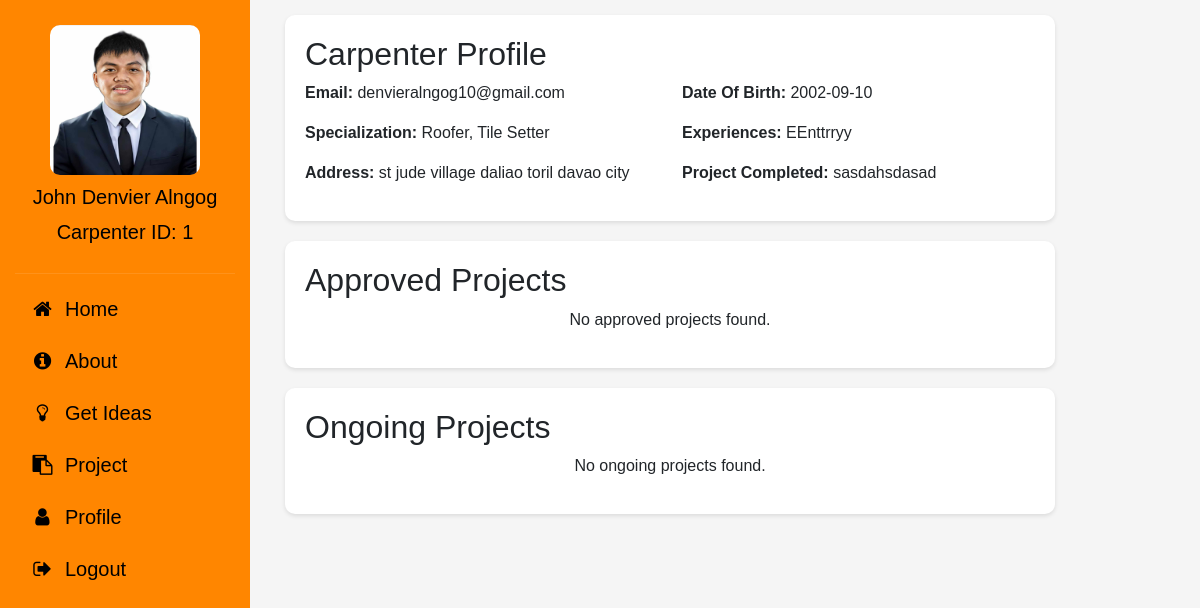
/profile.php (signed in), run on the app's committed database.
### tables this page shows
CREATE TABLE `carpenters` (
  `Carpenter_ID` int(11) NOT NULL,
  `First_Name` varchar(255) NOT NULL,
  `Last_Name` varchar(255) NOT NULL,
  `Phone_Number` bigint(11) NOT NULL,
  `Email` varchar(255) NOT NULL,
  `Address` varchar(255) NOT NULL,
  `Date_Of_Birth` date NOT NULL,
  `Experiences` varchar(255) NOT NULL,
  `Project_Completed` varchar(255) NOT NULL,
  `username` varchar(255) NOT NULL,
  `password` varchar(255) NOT NULL,
  `specialization` varchar(255) NOT NULL,
  `Photo` mediumblob NOT NULL
);

### profile.php (the view, shortened to what this page needs)
<?php
include('config.php');
$Carpenter_ID = $_SESSION['Carpenter_ID'];
$sql = "SELECT * FROM carpenters WHERE Carpenter_ID = ?";
$stmt = $conn->prepare($sql);
$stmt->bind_param("i", $Carpenter_ID);
$stmt->execute();
$result = $stmt->get_result();
$user = $result->fetch_assoc();
?>
<!DOCTYPE html>
<html lang="en">
<head>
    <link rel="stylesheet" href="https://cdnjs.cloudflare.com/ajax/libs/font-awesome/4.7.0/css/font-awesome.min.css">
    <link href="https://cdn.jsdelivr.net/npm/bootstrap@5.3.0/dist/css/bootstrap.min.css" rel="stylesheet">
</head>
<body>
    <div class="sidebar">
        <div class="profile-section">
            <?php
            if (isset($user['Photo']) && !empty($user['Photo'])) {
                echo '<img src="' . $user['Photo'] . '" class="profile-image" alt="Profile Picture">';
            } else {
                echo '<img src="assets/img/default-avatar.png" class="profile-image" alt="Default Profile Picture">';
            }
            ?>
            <h5><?php echo $user['First_Name'] . ' ' . $user['Last_Name']; ?></h5>
            <p>Carpenter ID: <?php echo $Carpenter_ID; ?></p>
        </div>
        <div class="nav">
            <a href="comment.php" class="nav-link">
                <i class="fa fa-home"></i>
                <span>Home</span>
            </a>
            <a href="about/index.html" class="nav-link">
                <i class="fa fa-info-circle"></i>
                <span>About</span>
            </a>
            <a href="#contact" class="nav-link">
                <i class="fa fa-lightbulb-o"></i>
                <span>Get Ideas</span>
            </a>
            <a href="plan.php" class="nav-link">
                <i class="fa fa-clipboard"></i>
                <span>Project</span>
            </a>
            <a href="profile.php" class="nav-link">
                <i class="fa fa-user"></i>
                <span>Profile</span>
            </a>
            <a href="logout.php" class="nav-link">
                <i class="fa fa-sign-out"></i>
                <span>Logout</span>
            </a>
        </div>
    </div>
    <div class="main-content">
        <div class="info-card">
            <h2>Carpenter Profile</h2>
            <div class="row">
                <div class="col-md-6">
                    <p><strong>Email:</strong> <?php echo $user['Email']; ?></p>
                    <p><strong>Specialization:</strong> <?php echo $user['specialization']; ?></p>
                    <p><strong>Address:</strong> <?php echo $user['Address']; ?></p>
                </div>
                <div class="col-md-6">
                    <p><strong>Date Of Birth:</strong> <?php echo $user['Date_Of_Birth']; ?></p>
                    <p><strong>Experiences:</strong> <?php echo $user['Experiences']; ?></p>
                    <p><strong>Project Completed:</strong> <?php echo $user['Project_Completed']; ?></p>
                </div>
            </div>
        </div>
        <div class="info-card">
            <h2>Approved Projects</h2>
            <div class="row">
                <?php
                $query = "SELECT pa.*, p.User_ID, p.Photo, p.plan_ID
                         FROM plan_approval pa
                         JOIN plan p ON pa.plan_ID = p.plan_ID
                         WHERE pa.Carpenter_ID = ?";
                $stmt = mysqli_prepare($conn, $query);
                mysqli_stmt_bind_param($stmt, "i", $Carpenter_ID);
                mysqli_stmt_execute($stmt);
                $result = mysqli_stmt_get_result($stmt);
                if ($result && mysqli_num_rows($result) > 0) {
                    while ($row = mysqli_fetch_assoc($result)) {
                        echo '<div class="col-md-4">';
                        echo '<div class="project-card">';
                        $userId = $row['User_ID'];
                        $userQuery = "SELECT First_Name, Last_Name FROM users WHERE User_ID = ?";
                        $userStmt = mysqli_prepare($conn, $userQuery);
                        mysqli_stmt_bind_param($userStmt, "i", $userId);
                        mysqli_stmt_execute($userStmt);
                        $userResult = mysqli_stmt_get_result($userStmt);
                        if ($userRow = mysqli_fetch_assoc($userResult)) {
                            echo "<p><strong>Client:</strong> {$userRow['First_Name']} {$userRow['Last_Name']}</p>";
                        }
                        $photoPath = $row['Photo'];
                        if (!empty($photoPath) && file_exists($photoPath)) {
                            echo "<img src='{$photoPath}' alt='Plan Photo' style='width: 100%; height: auto; margin-bottom: 10px;' onclick='openModal(this.src)'>";
                        }
                        echo "<a href='viewapprovedplan.php?plan_ID={$row['plan_ID']}' class='btn btn-primary w-100'>View Details</a>";
                        echo '</div>';
                        echo '</div>';
                    }
                } else {
                    echo "<p class='text-center w-100'>No approved projects found.</p>";
                }
                ?>
            </div>
        </div>
        <div class="info-card">
            <h2>Ongoing Projects</h2>
            <div class="row">
                <?php
                $query = "SELECT pa.*, p.User_ID, p.Photo, p.plan_ID, c.contract_ID, c.status
                          FROM plan_approval pa
                          JOIN plan p ON pa.plan_ID = p.plan_ID
                          JOIN contracts c ON p.plan_ID = c.plan_ID
                          WHERE pa.Carpenter_ID = ? AND c.Carpenter_ID = ?";
                $stmt = mysqli_prepare($conn, $query);
                mysqli_stmt_bind_param($stmt, "ii", $Carpenter_ID, $Carpenter_ID);
                mysqli_stmt_execute($stmt);
                $result = mysqli_stmt_get_result($stmt);
                if ($result && mysqli_num_rows($result) > 0) {
                    while ($row = mysqli_fetch_assoc($result)) {
                        echo '<div class="col-md-4">';
                        echo '<div class="project-card" style="background: white; padding: 20px; border-radius: 10px; box-shadow: 0 2px 4px rgba(0,0,0,0.1); margin-bottom: 20px;">';
                        $userId = $row['User_ID'];
                        $userQuery = "SELECT First_Name, Last_Name FROM users WHERE User_ID = ?";
                        $userStmt = mysqli_prepare($conn, $userQuery);
                        mysqli_stmt_bind_param($userStmt, "i", $userId);
                        mysqli_stmt_execute($userStmt);
                        $userResult = mysqli_stmt_get_result($userStmt);
                        if ($userRow = mysqli_fetch_assoc($userResult)) {
                            echo "<h5 style='margin-bottom: 15px;'>Client: {$userRow['First_Name']} {$userRow['Last_Name']}</h5>";
                        }
                        $photoPath = $row['Photo'];
                        if (!empty($photoPath) && file_exists($photoPath)) {
                            echo "<div style='margin-bottom: 15px;'>";
                            echo "<img src='{$photoPath}' alt='Plan Photo' style='width: 100%; height: 200px; object-fit: cover; border-radius: 8px;' onclick='openModal(this.src)'>";
                            echo "</div>";
                        }
                        $status = $row['status'];
                        $color = "";
                        if ($status === 'accepted') {
                            $color = "#4CAF50";
                        } elseif ($status === 'pending') {
                            $color = "#FF8C00";
                        } elseif ($status === 'rejected') {
                            $color = "#f44336";
                        } else {
                            $color = "#000";
                        }
                        echo "<div style='margin-bottom: 15px; text-align: center;'>";
                        echo "<span style='display: inline-block; padding: 5px 10px; background-color: $color; color: white; font-weight: bold; font-size: 14px; border-radius: 3px;'>";
                        echo "Contract: " . ucfirst($status);
                        echo "</span>";
                        echo "</div>";
                        echo "<a href='viewaddedrequirements.php?contract_ID={$row['contract_ID']}'
                              style='display: block; width: 100%; text-align: center; padding: 8px 0;
                                     background-color: #007bff; color: white; text-decoration: none;
                                     border-radius: 5px; transition: background-color 0.3s;'>
                              View Details
                              </a>";
                        echo '</div>';
                        echo '</div>';
                    }
                } else {
                    echo "<p class='text-center w-100'>No ongoing projects found.</p>";
                }
                ?>
            </div>
        </div>
</body>
</html>

### profile.php (style rules this page uses)
body { background-color: #f5f5f5; padding: 0; margin: 0; font-family: Arial, sans-serif; }
.sidebar { background-color: #FF8600; height: 100vh; padding: 15px; position: fixed; left: 0; top: 0; width: 250px; overflow-y: auto; font-size: 20px; }
.profile-image { width: 150px; height: 150px; border-radius: 10px; margin: 10px auto; display: block; }
.nav-link { color: #000000; padding: 8px 15px; margin: 2px 0; text-decoration: none; display: flex; align-items: center; transition: background-color 0.3s; }
.nav-link i { width: 25px; margin-right: 10px; text-align: center; }
.profile-section { text-align: center; padding-bottom: 10px; margin-bottom: 10px; border-bottom: 1px solid rgba(255,255,255,0.1); color: #000000; }
.main-content { margin-left: 270px; padding: 15px; max-width: 800px; }
.info-card { background-color: white; border-radius: 10px; padding: 20px; margin-bottom: 20px; box-shadow: 0 2px 4px rgba(0,0,0,0.1); }
.nav { display: flex; flex-direction: column; gap: 2px; }
.sidebar .nav { margin-bottom: 20px; }

### data on the page
carpenters: Photo (picture), First_Name "John Denvier", Last_Name "Alngog", Email "denvieralngog10@gmail.com", specialization "Roofer, Tile Setter", Address "st jude village daliao toril davao city", Date_Of_Birth "2002-09-10", Experiences "EEnttrryy", Project_Completed "sasdahsdasad"

### other printed values
$Carpenter_ID "1"
